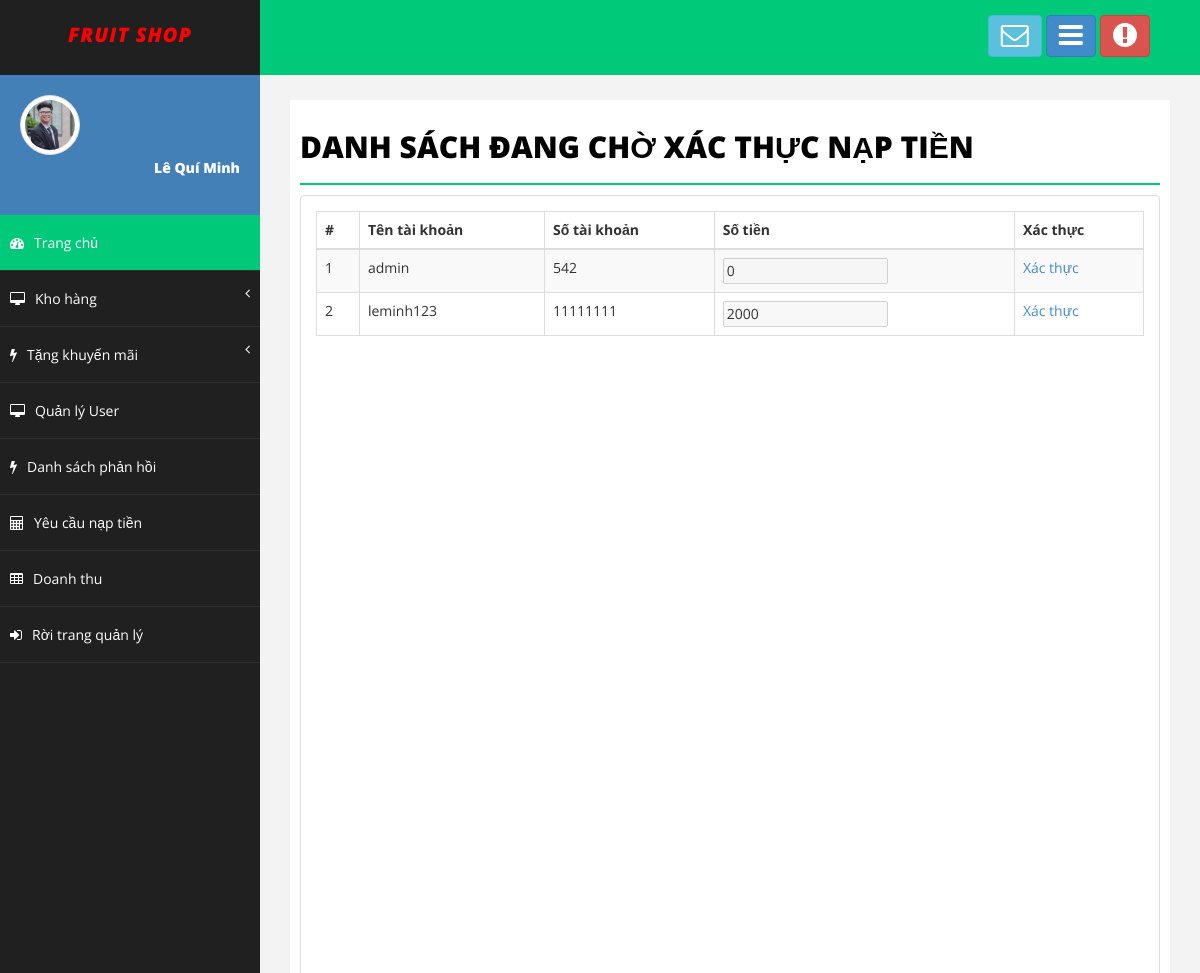
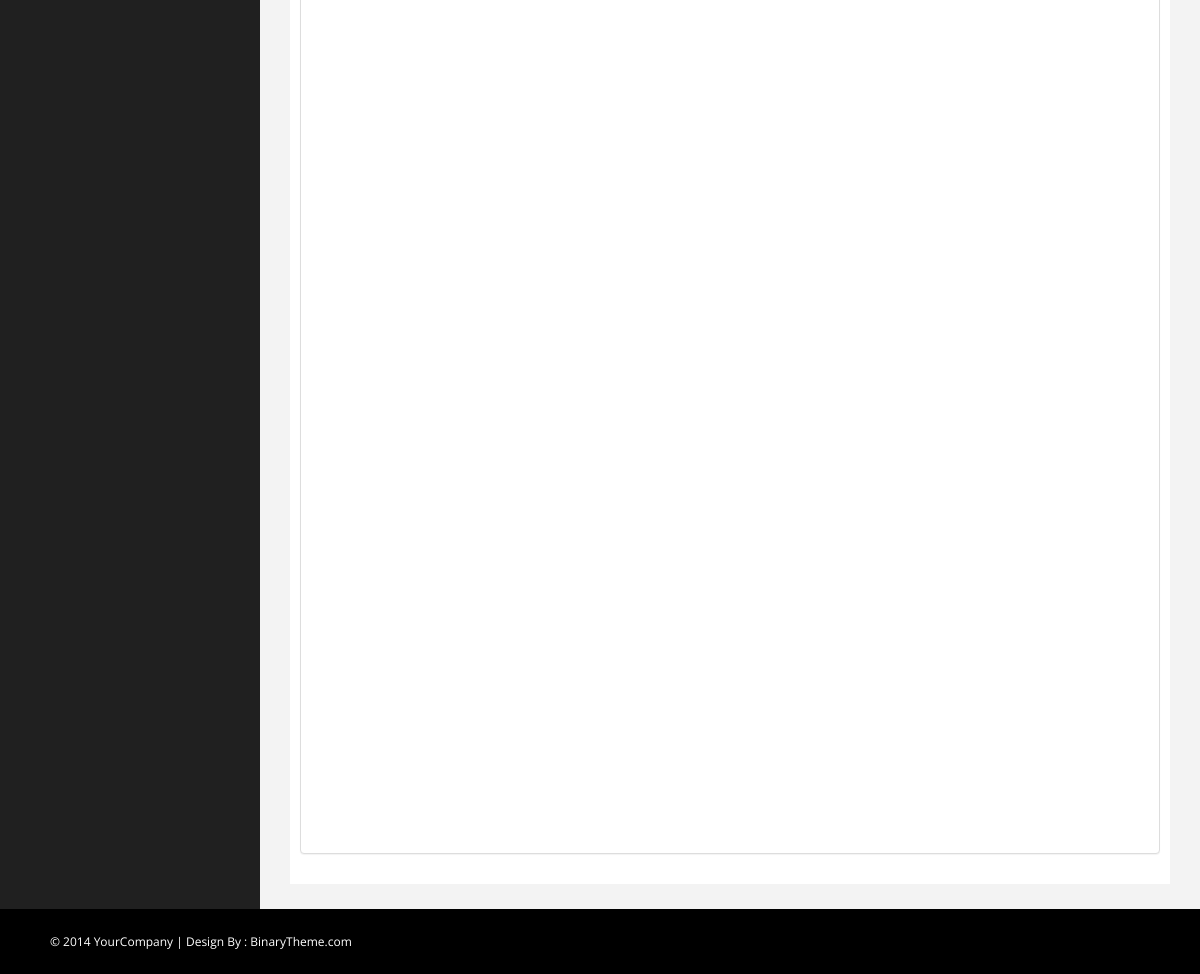
Screenshot of /Admin/DSYCNT.php (signed in) with the database file from the repository (2 pictures, top to bottom).
### tables this page shows
CREATE TABLE `dsuser` (
  `ID_User` int(11) NOT NULL,
  `Name_User` varchar(50) NOT NULL,
  `Sex` varchar(50) NOT NULL,
  `Address` varchar(50) NOT NULL,
  `Date` date NOT NULL,
  `PhoneNumber` varchar(50) NOT NULL,
  `Email` varchar(50) NOT NULL,
  `Avt` varchar(50) NOT NULL,
  `Wallet` double NOT NULL,
  `Chucvu` varchar(50) NOT NULL,
  `Name_TK` varchar(50) NOT NULL
);

CREATE TABLE `yeucaunaptien` (
  `ID` int(11) NOT NULL,
  `Name_TK` varchar(50) NOT NULL,
  `STK` varchar(50) NOT NULL,
  `SoTien` int(50) NOT NULL,
  `TB` int(1) NOT NULL,
  `Xacnhan` varchar(50) NOT NULL
);

### Admin/Control.php (called while the page is built, shortened)
<?php
    include("../Connect.php");
    class data{
        function Search_User($tentk){
            global $con;
            $sql = "SELECT* FROM dsuser WHERE Name_TK = '$tentk'";
            $run = mysqli_query($con,$sql);
            return $run;
        }
        function Load_YCXT(){
            global $con;
            $sql = "SELECT* FROM yeucaunaptien
                    WHERE Xacnhan = 'chưa'";
            $run = mysqli_query($con,$sql);
            return $run;
        }
    }
?>

### Admin/DSYCNT.php (the view, shortened to what this page needs)
<!DOCTYPE html>
<html xmlns="http://www.w3.org/1999/xhtml">
<head>
    <?php
        include("Control.php");
        $getdata = new data();
        $input = $getdata->Search_User($_SESSION['TenTK']);
        $ttcn = mysqli_fetch_array($input);
    ?>
    <link href="assets/css/bootstrap.css" rel="stylesheet" />
    <link href="assets/css/font-awesome.css" rel="stylesheet" />
    <link href="assets/css/basic.css" rel="stylesheet" />
    <link href="assets/css/custom.css" rel="stylesheet" />
</head>
<body>
    <div id="wrapper">
        <nav class="navbar navbar-default navbar-cls-top " role="navigation" style="margin-bottom: 0">
            <div class="navbar-header">
                <a class="navbar-brand" style="font-style: italic; color: red;" href="Admin_TC.php">Fruit Shop</a>
            </div>
            <div class="header-right">
                <a href="message-task.html" class="btn btn-info" title="Hộp thư đến"><i class="fa fa-envelope-o fa-2x"></i></a>
                <a href="message-task.html" class="btn btn-primary" title="New Task"><i class="fa fa-bars fa-2x"></i></a>
                <button href="login.html" id="logout" class="btn btn-danger" title="Logout"><i class="fa fa-exclamation-circle fa-2x"></i></button>
            </div>
        </nav>
        <nav class="navbar-default navbar-side" role="navigation">
            <div class="sidebar-collapse">
                <ul class="nav" id="main-menu">
                    <li>
                        <div class="user-img-div">
                            <img src="../User/images/image_User/<?php echo$ttcn['Avt']; ?>" class="img-thumbnail" style="border-radius: 50%;" />
                            <div class="inner-text">
                                <?php echo$ttcn['Name_User']; ?>
                            </div>
                        </div>
                    </li>
                    <li>
                        <a class="active-menu" href="Admin_TC.php"><i class="fa fa-dashboard "></i>Trang chủ</a>
                    </li>
                    <li>
                        <a href="#"><i class="fa fa-desktop"></i>Kho hàng<span class="fa arrow"></span></a>
                    </li>
                     <li>
                        <a href="#"><i class="fa fa-flash"></i>Tặng khuyến mãi<span class="fa arrow"></span></a>
                    </li>
                    <li>
                        <a href="QLUser.php"><i class="fa fa-desktop"></i>Quản lý User</a>
                    </li>
                    <li>
                        <a href="DSPhanhoi.php"><i class="fa fa-flash"></i>Danh sách phản hồi</a>
                    </li>
                    <li>
                        <a href="#"><i class="fa fa-calculator"></i>Yêu cầu nạp tiền</a>
                    </li>
                    <li>
                        <a href="#"><i class="fa fa-table"></i>Doanh thu</a>
                    </li>
                    <li>
                        <a href="../User/Trangchu.php" ><i class="fa fa-sign-in "></i>Rời trang quản lý</a>
                    </li>
                </ul>
             </div>
        </nav>
        <div id="page-wrapper">
            <div id="page-inner">
                <h1 class="page-head-line">Danh sách đang chờ xác thực nạp tiền</h1>
                <div class="row">
                    <div class="col-md-12">
                        <div class="panel panel-default">
                            <form method="post">
                                <div class="panel-body">
                                    <div class="table-responsive" style="height: 1600px; overflow: auto;">
                                        <table class="table table-striped table-bordered table-hover">
                                            <thead>
                                                <tr>
                                                    <th>#</th>
                                                    <th>Tên tài khoản</th>
                                                    <th>Số tài khoản</th>
                                                    <th>Số tiền</th>
                                                    <th>Xác thực</th>
                                                </tr>
                                            </thead>
                                            <tbody>
                                                <?php
                                                    $listycxt = $getdata->Load_YCXT();
                                                    $stt=1;
                                                    foreach($listycxt as $sp){
                                                ?>
                                                    <tr>
                                                        <td><?php echo$stt++; ?></td>
                                                        <td><?php echo$sp["Name_TK"]; ?></td>
                                                        <td><?php echo$sp["STK"]; ?></td>
                                                        <td><input type="number" value="<?php echo$sp["SoTien"]; ?>" disabled></td>
                                                        <td><a href="ChitietUser.php?TenTK=<?php echo$sp["Name_TK"]; ?>&st=<?php echo$sp["SoTien"]; ?>" onclick="<?php $_SESSION['Back'] = 'DSYCNT.php' ?>">Xác thực</a></td>
                                                    </tr>
                                                <?php
                                                    }
                                                ?>
                                            </tbody>
                                        </table>
                                    </div>
                                </div>
                            </form>
                        </div>
                    </div>
                </div>
            </div>
        </div>
    </div>
    <div id="footer-sec">
        &copy; 2014 YourCompany | Design By : <a href="http://www.binarytheme.com/" target="_blank">BinaryTheme.com</a>
    </div>
</body>
</html>

### Admin/assets/css/basic.css (style rules this page uses)
body { font-family: 'Open Sans', sans-serif; line-height:25px; }
#wrapper { width: 100%; background: #202020; }
#page-wrapper { padding: 15px 15px; min-height: 600px; background: #F3F3F3; }
#page-inner { width: 100%; margin: 10px 20px 10px 0px; background-color: #fff!important; padding: 10px; min-height: 1200px; }
.page-head-line { font-size: 30px; text-transform: uppercase; color: #000; font-weight: 800; padding-bottom: 20px; border-bottom: 2px solid #00CA79; margin-bottom: 10px; }
.navbar-cls-top .navbar-brand { color: #fff; background: #202020; width: 260px; text-align: center; height: 75px; font-size: 20px; letter-spacing: 1px; font-weight: 900; padding-top: 25px; text-transform:uppercase; }
.header-right { color: #fff; padding: 15px 50px 5px 50px; float: right; font-size: 16px; }
.user-img-div { min-height: 140px; padding: 20px; background-color: #4380B8; }
.user-img-div img { max-height: 60px; }
.user-img-div .inner-text { text-align: right; position: relative; color: #fff; font-weight: 800; line-height: 25px; }
.active-menu { background-color: #00CA79!important; }
.arrow { float: right; }
.fa.arrow:before { content: "\f104"; }
.sidebar-collapse, .sidebar-collapse .nav { background: none; }
.sidebar-collapse .nav { padding: 0; }
.sidebar-collapse .nav > li > a { color: #fff; background: #202020; text-shadow: none; padding: 15px 40px; border-bottom: 1px solid #2F2E31; }
.sidebar-collapse > .nav > li > a { padding: 15px 10px; }
.navbar-side { border: none; background-color: #202020; }
.navbar-cls-top { background: #00CA79; border-bottom: none; }
.navbar-default { border: 0px solid black; }
.navbar-header { background: #000000; }
.nav > li > a > i { margin-right: 10px; }
#footer-sec { background-color:#000; padding:20px 50px; color:#fff; font-size:12px; }
#footer-sec a { color:#fff; }
@media (min-width:768px) { #page-wrapper { margin: 0 0 0 260px; padding: 15px 30px; min-height: 1200px; } }
@media (min-width:768px) { .navbar-side { z-index: 1; position: absolute; width: 260px; } }
@media (min-width:768px) { .navbar { border-radius: 0px; } }

### rows the page displays
dsuser: Avt (picture), Name_User "Lê Quí Minh"
yeucaunaptien: Name_TK "admin", STK "542", SoTien "0"
yeucaunaptien: Name_TK "leminh123", STK "11111111", SoTien "2000"
